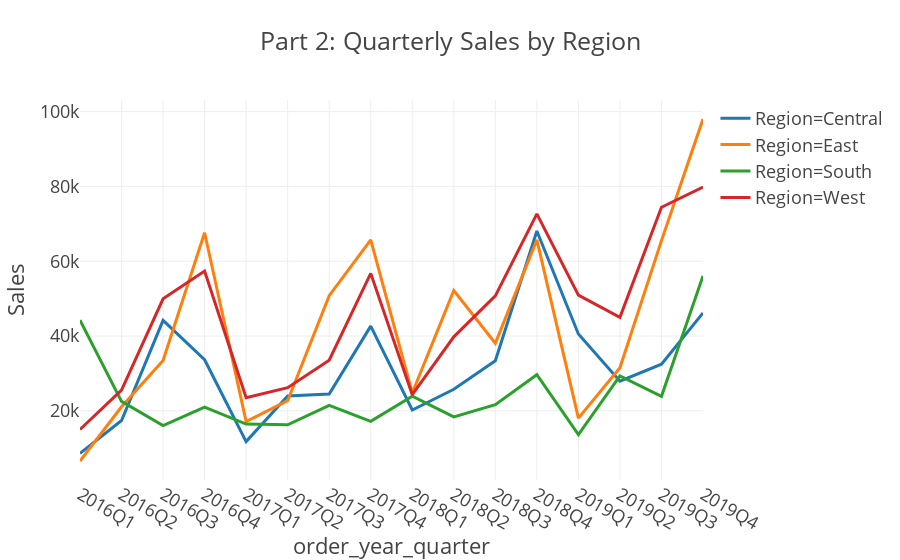

The cell this chart's notebook holds for it:
### Code cell
# Plot
fig = px.line(df_by_quarter_sum,
            x='order_year_quarter',
            y='Sales',
            color='Region',
            template='presentation',
            title='Part 2: Quarterly Sales by Region')

fig.show()

### Figure 1 — Plotly figure (JSON) as saved in the notebook; plotly's stock layout.template omitted (floating-point values rounded to 4 significant figures)
{"data": [{"hoverlabel": {"namelength": 0}, "hovertemplate": "Region=Central<br>order_year_quarter=%{x}<br>Sales=%{y}", "legendgroup": "Region=Central", "line": {"color": "#1F77B4", "dash": "solid"}, "mode": "lines", "name": "Region=Central", "showlegend": true, "type": "scatter", "x": ["2016Q1", "2016Q2", "2016Q3", "2016Q4", "2017Q1", "2017Q2", "2017Q3", "2017Q4", "2018Q1", "2018Q2", "2018Q3", "2018Q4", "2019Q1", "2019Q2", "2019Q3", "2019Q4"], "xaxis": "x", "y": [8602, 17409, 44175, 33664, 11769, 23978, 24484, 42644, 20210, 25759, 33386, 68079, 40533, 27935, 32470, 46159], "yaxis": "y"}, {"hoverlabel": {"namelength": 0}, "hovertemplate": "Region=East<br>order_year_quarter=%{x}<br>Sales=%{y}", "legendgroup": "Region=East", "line": {"color": "#FF7F0E", "dash": "solid"}, "mode": "lines", "name": "Region=East", "showlegend": true, "type": "scatter", "x": ["2016Q1", "2016Q2", "2016Q3", "2016Q4", "2017Q1", "2017Q2", "2017Q3", "2017Q4", "2018Q1", "2018Q2", "2018Q3", "2018Q4", "2019Q1", "2019Q2", "2019Q3", "2019Q4"], "xaxis": "x", "y": [6580, 21063, 33445, 67596, 17146, 22703, 50783, 65710, 24778, 52176, 38051, 65701, 18057, 31510, 65510, 98025], "yaxis": "y"}, {"hoverlabel": {"namelength": 0}, "hovertemplate": "Region=South<br>order_year_quarter=%{x}<br>Sales=%{y}", "legendgroup": "Region=South", "line": {"color": "#2CA02C", "dash": "solid"}, "mode": "lines", "name": "Region=South", "showlegend": true, "type": "scatter", "x": ["2016Q1", "2016Q2", "2016Q3", "2016Q4", "2017Q1", "2017Q2", "2017Q3", "2017Q4", "2018Q1", "2018Q2", "2018Q3", "2018Q4", "2019Q1", "2019Q2", "2019Q3", "2019Q4"], "xaxis": "x", "y": [44260, 22524, 16063, 20996, 16447, 16257, 21461, 17200, 23931, 18386, 21636, 29664, 13645, 29328, 23879, 56073], "yaxis": "y"}, {"hoverlabel": {"namelength": 0}, "hovertemplate": "Region=West<br>order_year_quarter=%{x}<br>Sales=%{y}", "legendgroup": "Region=West", "line": {"color": "#D62728", "dash": "solid"}, "mode": "lines", "name": "Region=West", "showlegend": true, "type": "scatter", "x": ["2016Q1", "2016Q2", "2016Q3", "2016Q4", "2017Q1", "2017Q2", "2017Q3", "2017Q4", "2018Q1", "2018Q2", "2018Q3", "2018Q4", "2019Q1", "2019Q2", "2019Q3", "2019Q4"], "xaxis": "x", "y": [15003, 25544, 49960, 57371, 23496, 26197, 33537, 56748, 24324, 39781, 50723, 72670, 50927, 44993, 74425, 79815], "yaxis": "y"}], "layout": {"legend": {"tracegroupgap": 0}, "title": {"text": "Part 2: Quarterly Sales by Region"}, "xaxis": {"anchor": "y", "domain": [0, 1], "title": {"text": "order_year_quarter"}}, "yaxis": {"anchor": "x", "domain": [0, 1], "title": {"text": "Sales"}}}}
